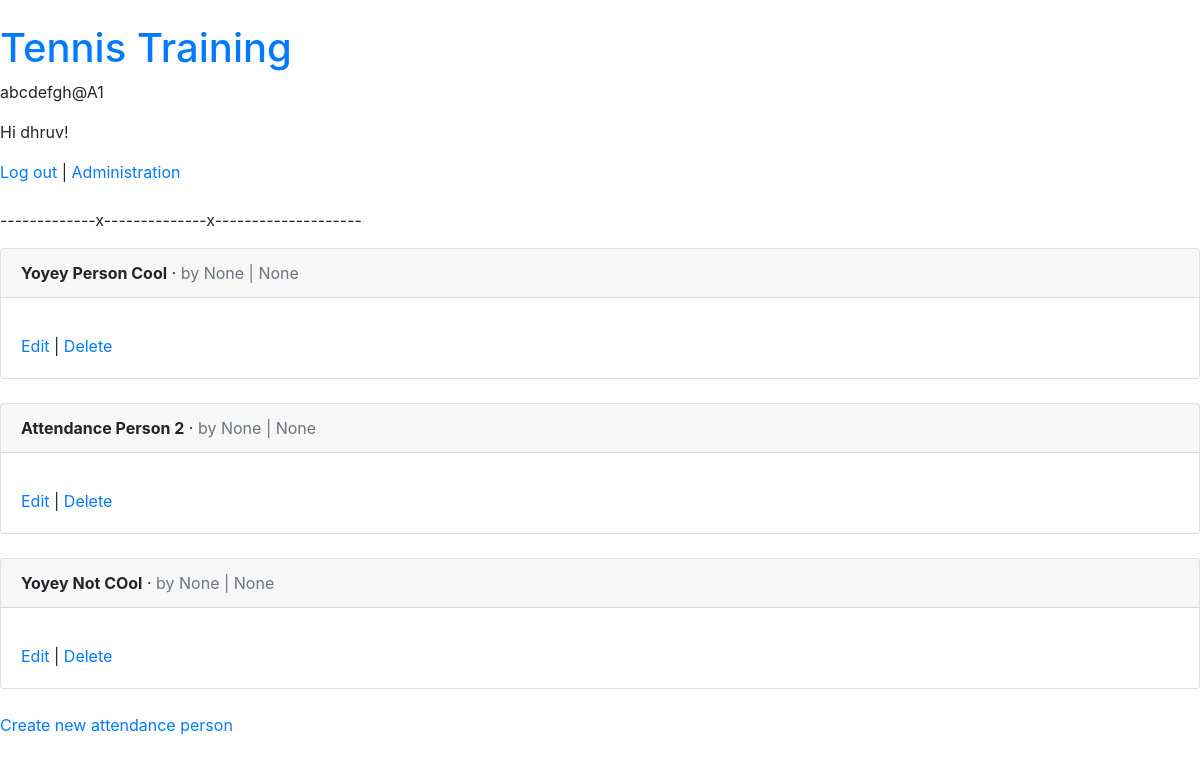
/attendance/person/ (signed in), run on an earlier commit of the app's database.
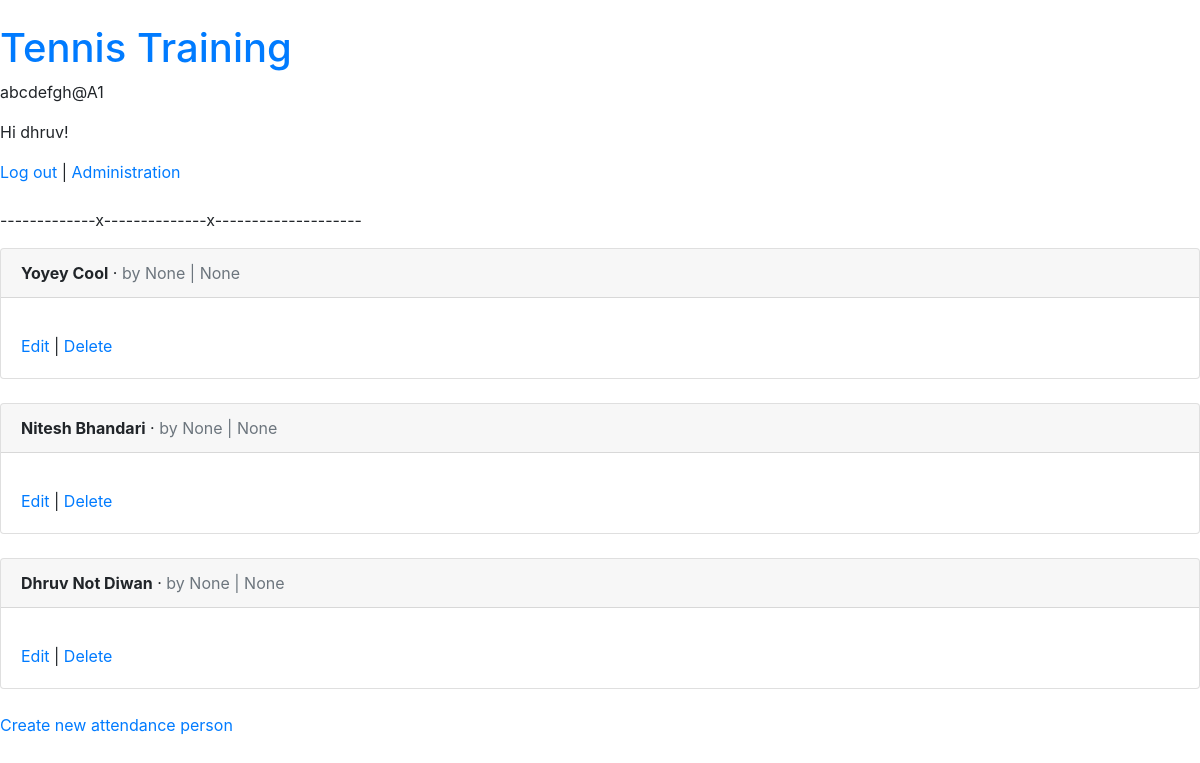
And on a later commit of the database.
### attendance/models.py (models this page shows, shortened)
class AttendancePerson(models.Model):
    first_name = models.CharField(null = True, max_length=300)
    last_name = models.CharField(null = True, blank = True, max_length=300)
    middle_name = models.CharField(null = True, blank = True, max_length=300)
    date_of_birth = models.DateField(null = True, blank = True)
    mobile = PhoneNumberField(null = True, blank = True)
    telephone = PhoneNumberField(null = True, blank = True, max_length=300)
    user = models.ForeignKey(CustomUser, blank = True, null = True, on_delete = models.CASCADE,)
    title = models.CharField(null = True, max_length=300)
    subtitle = models.CharField(null = True, max_length=300)
    def name(self):
        n = self.first_name
        if self.middle_name:
            n += " " + self.middle_name
        if self.last_name:
            n += " " + self.last_name
        return n
    def __str__(self):
        return self.name()

### attendance/person/views.py (the view)
# urls.py: path('', AttendancePersonListView.as_view(), name='attendance_person_list'),
class AttendancePersonListView(LoginRequiredMixin , ListView):
    model = AttendancePerson
    template_name = 'person/attendance_person_list.html'
    login_url = 'login'

### attendance/templates/person/attendance_person_list.html (shortened to what this page needs)
{% extends 'base.html' %}
{% block content %}
{% for attendance_person in object_list %}
<div class="card">
  <div class="card-header">
    <span class="font-weight-bold">{{ attendance_person }}</span> &middot;
    <span class="text-muted">by {{ attendance_person.title }} |
      {{ attendance_person.subtitle }}</span>
    </div>
    <div class="card-body">
      <a href="{% url 'attendance_person_edit' attendance_person.pk %}">Edit</a> |
      <a href="{% url 'attendance_person_delete' attendance_person.pk %}">Delete</a>
    </div>
  </div>
  <br />
  {% endfor %}
  <a href="{% url 'attendance_person_new' %}">Create new attendance person</a>
  {% endblock content %}

What changed in the data, as far as the page shows it:
changed AttendancePerson: first_name+middle_name+last_name "Yoyey Person Cool" → "Yoyey Cool"
changed AttendancePerson: first_name+middle_name+last_name "Attendance Person 2" → "Nitesh Bhandari"
changed AttendancePerson: first_name+middle_name+last_name "Yoyey Not COol" → "Dhruv Not Diwan"
